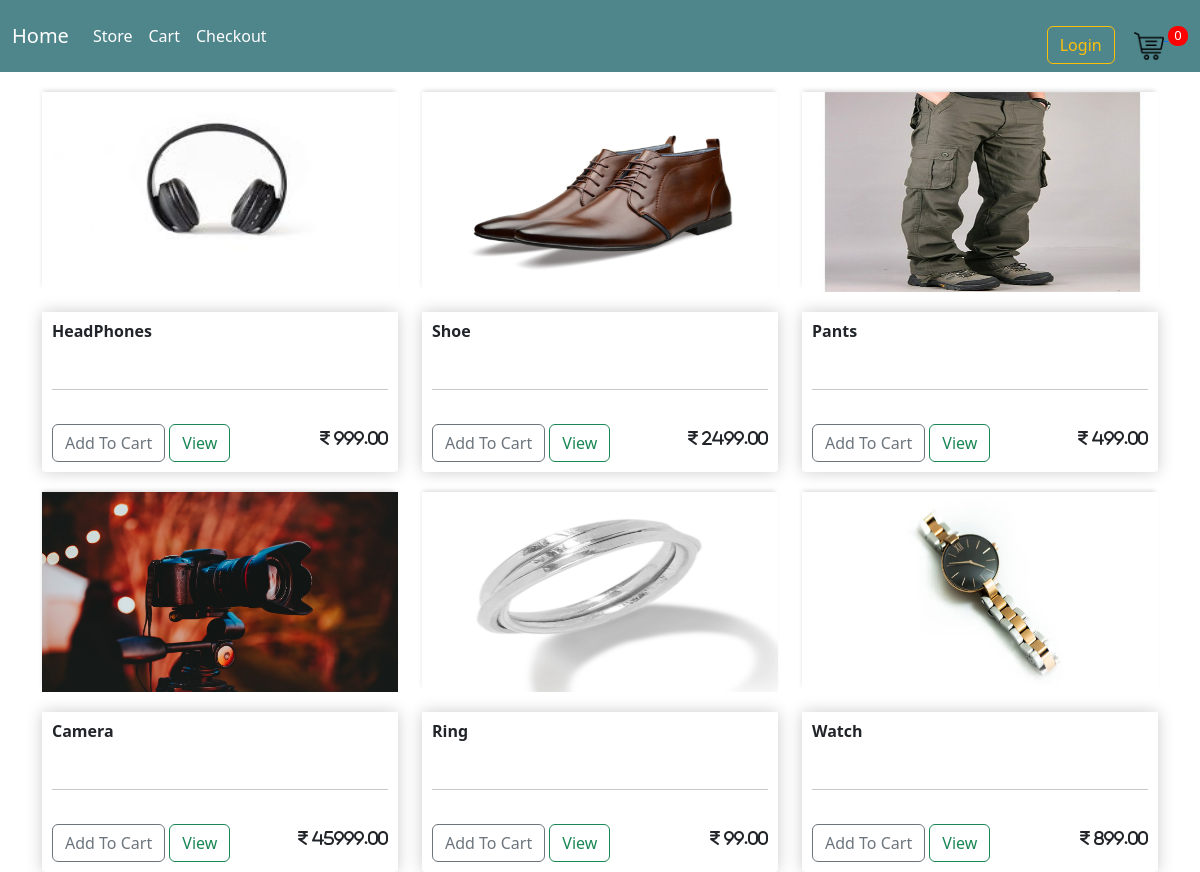
The page / on the database its author committed.
### ecommerce_app/models.py (models this page shows, shortened)
class Product(models.Model):
    name = models.CharField(max_length=200,null=True)
    price = models.FloatField()
    digital = models.BooleanField(default=False,null=True,blank=True)
    image = models.ImageField(null=True,blank=True)
    @property
    def imageURL(self):
        try:
            url = self.image.url
        except:
            url=''
        return url

### ecommerce_app/views.py (the view)
# urls.py: path("", views.store, name="store"),
def store(request):
    if request.user.is_authenticated:
        customer = request.user.customer
        order,created = Order.objects.get_or_create(customer = customer, completed=False)
        items = order.orderitem_set.all()
        cartItems = order.get_cart_items
    else:
        items = []
        order = {'get_cart_items':0, 'get_cart_total':0}
        cartItems = order['get_cart_total']
    products = Product.objects.all()
    context = {'products':products, 'cartItems' : cartItems}
    return render(request,"ecommerce_app/store.html",context)

### ecommerce_app/templates/ecommerce_app/store.html
{% extends "ecommerce_app/main.html" %}
{% load static %}
{% block content %}
<div class="row">
    {% for product in products  %}
    <div class="col-lg-4">
        <img class="thumbnail" src="{{ product.imageURL }}" alt="">
        <div class="box-element product">
            <h6><strong>{{ product.name }}</strong></h6><br>
            <hr>
           <button type="button" data-product="{{ product.id }}" data-action="add"
            class="btn btn-outline-secondary add-btn update-cart">Add To Cart</button>
            <a class="btn btn-outline-success" href="">View</a>
            <p style="display: inline-block; margin-top: 20px; float: right;"><i class="fa-solid fa-indian-rupee-sign">
                    {{ product.price | floatformat:2 }}</i></p>
        </div>
    </div>
    {% endfor %}
</div>
{% endblock content %}

### static/css/main.css (style rules this page uses)
body { background-color: hsl(0, 0%, 98%); }
h1,h2,h3,h4,h5,h6 { color: hsl(0, 0%, 30%); }
.box-element { margin-top: 20px; box-shadow: hsl(0, 0%, 80%) 0 0 16px; background-color: #fff; border-radius: 4px; padding: 10px; }
.thumbnail { width: 100%; height: 200px; margin-top: 20px; -webkit-box-shadow: -1px -3px 5px -2px rgba(214,214,214,1); -moz-box-shadow: -1px -3px 5px -2px rgba(214,214,214,1); box-shadow: -1px -3px 5px -2px rgba(214,214,214,1); }
.product { border-radius: 0 0 4px 4px; }
.col-lg-4,.col-lg-6,.col-lg-8,.col-lg-12 { margin-top: 10px; }
.btn { border-radius: 0; margin-top: 18px; }

### rows shown on the page
Product: imageURL (picture), name "HeadPhones", price "999.00"
Product: imageURL (picture), name "Shoe", price "2499.00"
Product: imageURL (picture), name "Pants", price "499.00"
Product: imageURL (picture), name "Camera", price "45999.00"
Product: imageURL (picture), name "Ring", price "99.00"
Product: imageURL (picture), name "Watch", price "899.00"

### other values the page prints
{{ cartItems }} "0"
